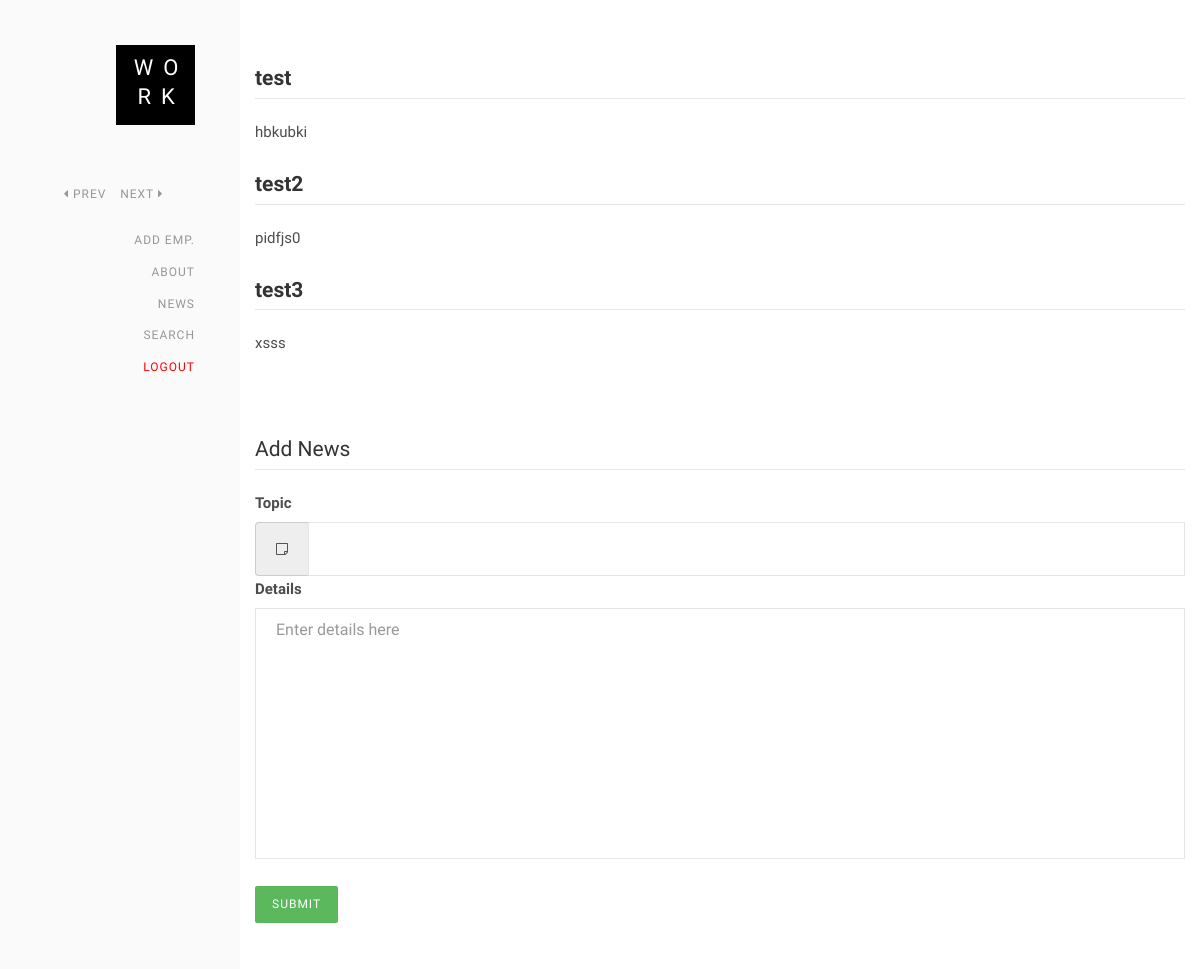
The page /news_hr.php (signed in) on the database its author committed.
### tables this page shows
CREATE TABLE `news` (
  `topic` varchar(45) NOT NULL,
  `detail` varchar(500) NOT NULL
);

### news_hr.php (the view, shortened to what this page needs)
<?php
	include 'connect.php';
?>
<!DOCTYPE HTML>
<html>
<head>
    <link rel='stylesheet prefetch' href='https://cdnjs.cloudflare.com/ajax/libs/font-awesome/4.7.0/css/font-awesome.min.css'>
    <link rel="stylesheet" href="css/bootstrap.css">
    <link rel="stylesheet" href="css/style.css">
</head>
<body>
	<form method="POST">
		<div id="colorlib-page">
			<aside id="colorlib-aside" role="complementary" class="border js-fullheight">
				<h1 id="colorlib-logo"><a href="add_hr.php"><span>Wo</span><span>rk</span></a></h1>
				<nav id="colorlib-main-menu" role="navigation">
				<div class="duration-date">
					<ul class="list-inline">
						<li><p id="prev" style="cursor:pointer;"><i class="fa fa-caret-left"></i> prev</p></li>
						<li><p id="next" style="cursor:pointer;">next <i class="fa fa-caret-right"></i></p></li>
					</ul>
				</div>
                <ul>
                    <li style="margin-top:20px;"><a href="add_hr.php">Add Emp.</a></li>
                    <li><a href="about_hr.php">About</a></li>
                    <li><a href="news_hr.php">News</a></li>
                    <li><a href="search_hr.php">Search</a></li>
					<li><a href="logout.php" style="color:red;">Logout</a></li>
                </ul>
            </nav>
			</aside>
			<div id="colorlib-main">
				<div class="colorlib-work">
					<div class="container-fluid">
					<?php
						$sql = "SELECT * FROM news";
						$result = mysqli_query($db,$sql);
						if(mysqli_num_rows($result) > 0){
							while($row = mysqli_fetch_array($result)){
								$topic = $row['topic'];
								$detail= $row['detail'];
								echo '<legend><b>'.$topic.'</b></legend>
									<p>'.$detail.'</p>';
							}
						}
					?>
						<br /><br />
						<legend>Add News</legend>
						<label class="col control-label" for="topic">Topic</label>
						<div class="input-group">
							<div class="input-group-addon">
								<i class="fa fa-sticky-note-o"></i>
							</div>
							<input id="topic" name="topic" type="text" class="form-control input-md">
						</div>
						<label class="col control-label" for="details">Details</label>
						<div class="col">
							<textarea class="form-control" rows="10" id="details" name="information" placeholder="Enter details here"></textarea>
						</div>
							<div class="form-group">
								<div class="col">
									<button class="btn btn-success" name="setNews"><span class="glyphicon glyphicon-thumbs-up"></span>submit</button>
								</div>
							</div>
					</div>
				</div>
			</div>
		</div>
	</form>
</body>
</html>

### css/style.css (style rules this page uses)
body { font-family: "Quicksand", Arial, sans-serif; font-weight: 200; font-size: 15px; line-height: 1.8; color: rgba(0, 0, 0, 0.7); }
a { color: #69C; text-decoration: none; }
h1 { font-family: "Quicksand", Arial, sans-serif; font-weight: 400; margin: 0 0 30px 0; font: 1.7em; line-height: 110%; color: #000; }
p { margin-bottom: 1.5em; margin: 0 0 20px; }
input { outline: none; }
textarea { resize: none; }
#colorlib-page { width: 100%; overflow: hidden; position: relative; }
#colorlib-aside { padding-top: 3em; padding-bottom: 40px; padding-left: 3em; padding-right: 3em; width: 20%; position: fixed; bottom: 0; top: 0; left: 0; z-index: 1001; background: #fafafa; transition: 0.5s; }
#colorlib-aside #colorlib-logo { text-align: right; font-weight: 400; font-size: 22px; text-transform: uppercase; margin-bottom: 2.5em; display: block; width: 100%; }
#colorlib-aside #colorlib-logo a { display: inline-block; text-align: center; background: #000; padding: .5em .8em; color: #fff; letter-spacing: 10px; padding-right: .3em; }
#colorlib-aside #colorlib-logo a span { display: block; margin-bottom: 5px; text-align: center; }
#colorlib-aside #colorlib-main-menu ul { text-align: right; margin: 0; padding: 0; }
#colorlib-aside #colorlib-main-menu ul li { margin: 0 0 10px 0; padding: 0; list-style: none; font-size: 12px; font-weight: 500; text-transform: uppercase; letter-spacing: 1px; }
#colorlib-aside #colorlib-main-menu ul li a { color: rgba(0, 0, 0, 0.4); text-decoration: none; position: relative; padding: 10px 0; font-family: "Quicksand", Arial, sans-serif; transition: 0.3s; }
#colorlib-aside #colorlib-main-menu ul li a:after { content: ""; position: absolute; height: 1px; bottom: 7px; left: 0; right: 0; background-color: #000; visibility: hidden; transform: scaleX(0); transition: all 0.3s cubic-bezier(0.175, 0.885, 0.32, 1.275); }
#colorlib-main { width: 80%; float: right; transition: 0.5s; }
.colorlib-work { padding-top: 4em; padding-bottom: 9em; clear: both; width: 100%; display: block; }
.btn { margin-right: 4px; margin-bottom: 4px; font-family: "Quicksand", Arial, sans-serif; font-size: 12px; font-weight: 400; text-transform: uppercase; letter-spacing: 1px; border-radius: 2px; transition: 0.5s; padding: 8px 15px !important; }
.btn-success { background: #5cb85c; color: #fff; border: 2px solid #5cb85c; }
.form-control { appearance: none; box-shadow: none; background: transparent; border: 1px solid rgba(0, 0, 0, 0.1); height: 54px; font-size: 16px; font-weight: 400; border-radius: 0; }
.duration-date { line-height: 1; text-align: center; display: inline-block; color: rgba(0, 0, 0, 0.4); }
.duration-date p { margin: 0px; padding-left: 5px; padding-right: 5px; }

### rows shown on the page
news: topic "test", detail "hbkubki"
news: topic "test2", detail "pidfjs0"
news: topic "test3", detail "xsss"
